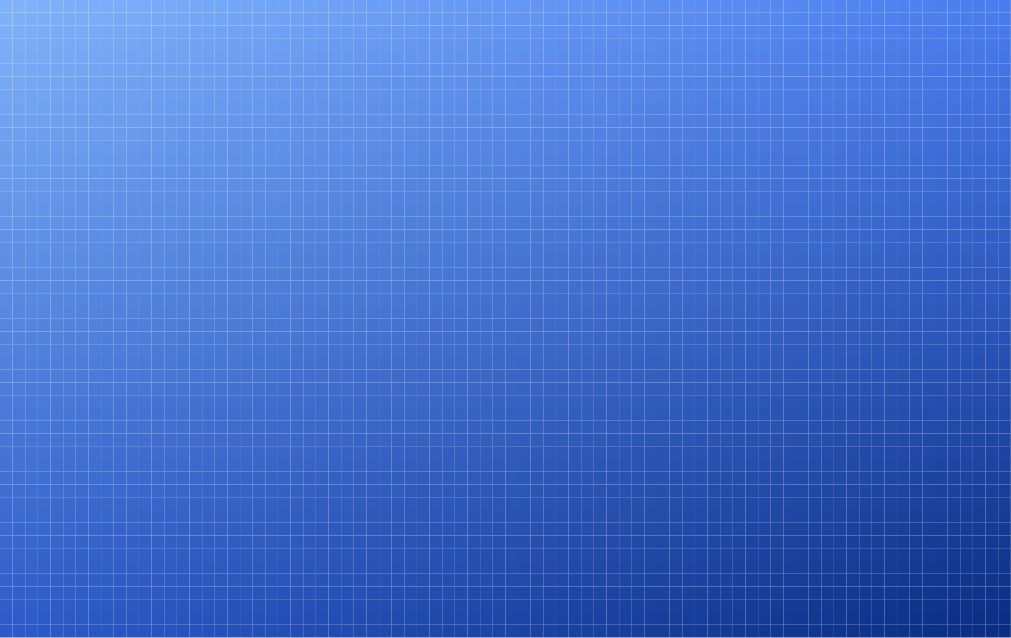

Recreate this plot in Python.
"""Debug the mesh gradient visual."""
import os, sys
PROJECT_ROOT = r"e:\印流PDflow项目"
sys.path.insert(0, PROJECT_ROOT)
import fitz
from PIL import Image

width_pt, height_pt = 242.6, 153.0
doc = fitz.open()
page = doc.new_page(width=width_pt, height=height_pt)
from export import render_with_pymupdf
render_with_pymupdf(page, width_pt, height_pt, bg_style="blue_gradient")
doc.save(r"e:\印流PDflow项目\tests\debug_mesh.pdf")
doc.close()

doc = fitz.open(r"e:\印流PDflow项目\tests\debug_mesh.pdf")
pix = doc[0].get_pixmap(dpi=300)
pix.save(r"e:\印流PDflow项目\tests\debug_mesh.png")
doc.close()

img = Image.open(r"e:\印流PDflow项目\tests\debug_mesh.png")
w, h = img.size
print(f"Image: {w}x{h}")

# Check vertical line at multiple x positions
for x in [10, 20, 30, 50, 100]:
    prev = None
    max_d = 0
    for y in range(0, h, 5):
        px = img.getpixel((x, y))
        if prev is not None:
            d = max(abs(px[0]-prev[0]), abs(px[1]-prev[1]), abs(px[2]-prev[2]))
            max_d = max(max_d, d)
        prev = px
    print(f"  x={x}: max ΔRGB={max_d}")

# Check at a specific y row
print()
for y in [10, 50, 100, 200, 300, 400, 500, 600]:
    prev = None
    max_d = 0
    for x in range(0, w, 5):
        px = img.getpixel((x, y))
        if prev is not None:
            d = max(abs(px[0]-prev[0]), abs(px[1]-prev[1]), abs(px[2]-prev[2]))
            max_d = max(max_d, d)
        prev = px
    print(f"  y={y}: max ΔRGB={max_d}")

# Show pixels at x=20, y=0 to y=20 to see cell boundaries
print()
print("Detailed vertical sample at x=20, y=0..30:")
prev = None
for y in range(0, 30):
    px = img.getpixel((20, y))
    if prev is not None:
        d = max(abs(px[0]-prev[0]), abs(px[1]-prev[1]), abs(px[2]-prev[2]))
        if d > 0:
            print(f"  y={y}: {prev} -> {px}  Δ={d}")
    prev = px
